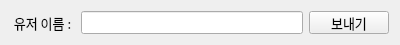
<?xml version="1.0" encoding="UTF-8"?>
<ui version="4.0">
 <class>Form</class>
 <widget class="QWidget" name="Form">
  <property name="windowModality">
   <enum>Qt::NonModal</enum>
  </property>
  <property name="enabled">
   <bool>true</bool>
  </property>
  <property name="geometry">
   <rect>
    <x>0</x>
    <y>0</y>
    <width>400</width>
    <height>45</height>
   </rect>
  </property>
  <property name="minimumSize">
   <size>
    <width>400</width>
    <height>45</height>
   </size>
  </property>
  <property name="maximumSize">
   <size>
    <width>400</width>
    <height>45</height>
   </size>
  </property>
  <property name="cursor">
   <cursorShape>ArrowCursor</cursorShape>
  </property>
  <property name="mouseTracking">
   <bool>false</bool>
  </property>
  <property name="focusPolicy">
   <enum>Qt::NoFocus</enum>
  </property>
  <property name="contextMenuPolicy">
   <enum>Qt::NoContextMenu</enum>
  </property>
  <property name="windowTitle">
   <string>채팅프로그램</string>
  </property>
  <property name="windowIcon">
   <iconset resource="resource.qrc">
    <normaloff>:/icon/chat.ico</normaloff>:/icon/chat.ico</iconset>
  </property>
  <property name="toolTip">
   <string/>
  </property>
  <property name="statusTip">
   <string/>
  </property>
  <property name="whatsThis">
   <string/>
  </property>
  <layout class="QHBoxLayout" name="horizontalLayout_2">
   <item>
    <layout class="QGridLayout" name="gridLayout">
     <item row="0" column="2">
      <widget class="QPushButton" name="pushButton">
       <property name="font">
        <font>
         <family>나눔바른고딕</family>
         <pointsize>10</pointsize>
        </font>
       </property>
       <property name="text">
        <string>보내기</string>
       </property>
      </widget>
     </item>
     <item row="0" column="0">
      <widget class="QLabel" name="label">
       <property name="font">
        <font>
         <family>나눔바른고딕</family>
         <pointsize>10</pointsize>
        </font>
       </property>
       <property name="text">
        <string> 유저 이름 : </string>
       </property>
      </widget>
     </item>
     <item row="0" column="1">
      <widget class="QLineEdit" name="lineEdit">
       <property name="font">
        <font>
         <family>나눔바른고딕</family>
         <pointsize>10</pointsize>
        </font>
       </property>
      </widget>
     </item>
    </layout>
   </item>
  </layout>
 </widget>
 <resources>
  <include location="resource.qrc"/>
 </resources>
 <connections>
  <connection>
   <sender>pushButton</sender>
   <signal>clicked()</signal>
   <receiver>Form</receiver>
   <slot>sendClickSlot()</slot>
   <hints>
    <hint type="sourcelabel">
     <x>348</x>
     <y>28</y>
    </hint>
    <hint type="destinationlabel">
     <x>390</x>
     <y>43</y>
    </hint>
   </hints>
  </connection>
 </connections>
 <slots>
  <slot>sendClickSlot()</slot>
 </slots>
</ui>
